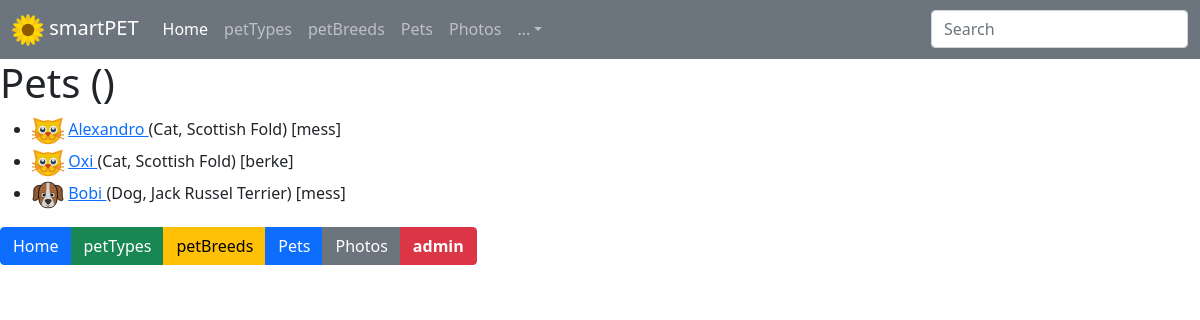
The page /pets on the database as committed earlier.
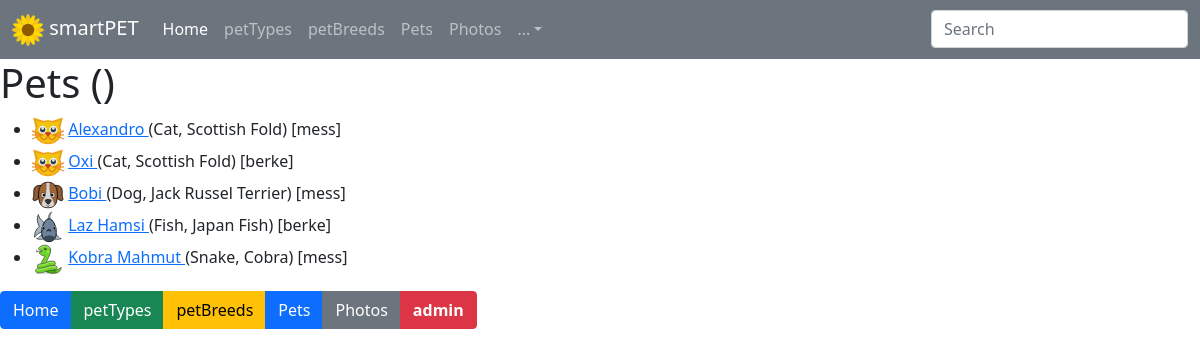
The same page on the database as committed later.
### smartpet/models.py (models this page shows, shortened)
class Pet(models.Model):
    name = models.CharField(max_length=256)
    pettype = models.ForeignKey(petType, on_delete=models.SET_NULL, null=True)
    petbreed = models.ForeignKey(
        petBreed, on_delete=models.SET_NULL, null=True)
    color = models.CharField(max_length=256)
    birthday = models.DateField(null=True)
    isBarren = models.BooleanField(null=True)
    owner = models.ForeignKey(User, on_delete=models.SET_NULL, null=True)
    updated = models.DateTimeField(auto_now=True)
    created = models.DateTimeField(auto_now_add=True)

class petType(models.Model):  # "Cat, Dog, Fish" etc..
    name = models.CharField(max_length=256)
    def __str__(self):
        return self.name

class petBreed(models.Model):  # "Scottish Fold, Jack Russel, Shark" etc.
    name = models.CharField(max_length=256)
    pettype = models.ForeignKey(
        petType, on_delete=models.SET_NULL, null=True)
    def __str__(self):
        return self.name

### smartpet/views.py (the view)
# urls.py: path('pets', views.PetsView.as_view(), name="urlPets"),
class PetsView(View):
    def get(self, request):
        pets = Pet.objects.all()
        icerik = {'pet_view': pets}
        return render(request, 'smartpet/pets.html', icerik)

### smartpet/templates/smartpet/pets.html
{% extends "smartpet/main.html" %}
{% load static %}
{% block content %}
    <h1>Pets ()</h1>
         <ul>
{% for pet_template in pet_view %}
<li>
<img src="{% get_static_prefix %}assets/images/icons/{{pet_template.pettype}}.svg" width="32" height="32">
<a href="{% url 'urlPet' pet_template.id %}"">
{{pet_template.name}}
</a>
({{pet_template.pettype}}, {{pet_template.petbreed}}) [{{pet_template.owner}}]
</li>
{% endfor %}
</ul>
{% endblock %}

Rows that differ between the two databases and show on the page:
added Pet: pettype (picture), name "Laz Hamsi", pettype "Fish", petbreed "Japan Fish", owner "berke"
added Pet: pettype (picture), name "Kobra Mahmut", pettype "Snake", petbreed "Cobra", owner "mess"
